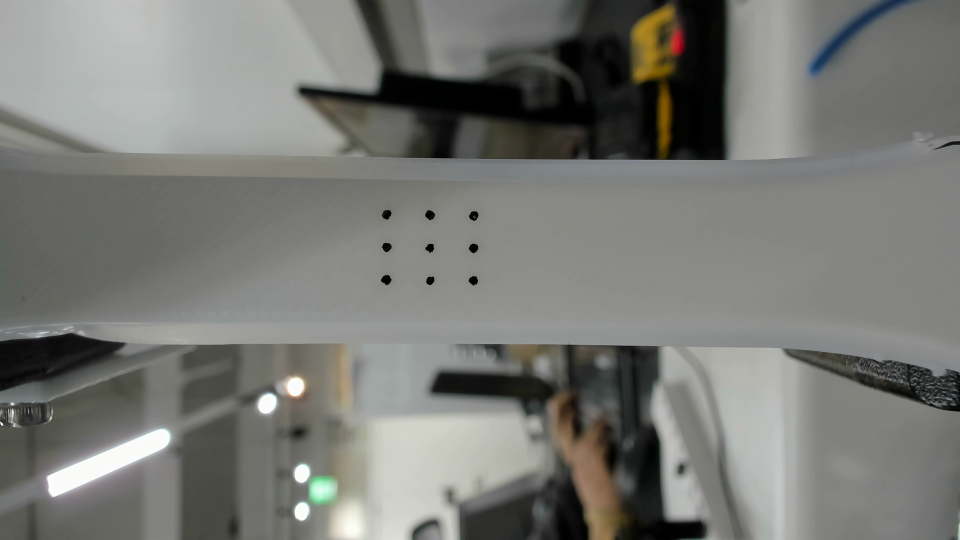
#> input picture snu_idim_strain/frame/calibimg_0.png, 1920 x 1080 px, given in place of first.avi, which was not available (shown at 1/2 size)
$ python calc_strain_fake.py
#> lines starting #> are read from the running program, lines starting #| are printed output that depends on the picture; after the words box and inside, x2 and y2 are one past the last pixel; in counts of white or black regions, pixels touching at a corner belong together; long printed decimals are rounded; pictures that were not available may be replaced by others from this repository, and a replacement may not be noted
import numpy as np
import cv2 as cv
import cv2 as cv2
import copy
import sys
import os
from matplotlib import pyplot as plt
import pandas as pd
import natsort
from scipy import signal


mm_per_pix = 0.08
mm_per_pix = 2 / 31.7
round_n = 6

flag = 0
initial_axial = 0
initial_perp = 0


def crop_image(image, x, w, y, h):
    return image[y:y + h, x:x + w]


def bgr2rgb(img):
    return cv.cvtColor(img, cv.COLOR_BGR2RGB)

def displayplt(img):
    plt.imshow(bgr2rgb(img))
    plt.show()

def displaygplt(img):
    plt.imshow(img, cmap='gray', vmin=0, vmax=255)
    plt.show()

# [37 lines left out: functions calculate_displacement, disp2strain, not called in this run]


def disp2strain_zero(displacement):
    return [0, 0]


# [33 lines left out: functions load_instron_data, two_pdispstrain, two_strain, not called in this run]


def area_filter(ret, labels, stats, centroids,bin):
    sizearea = stats[:, 4]
    print(sizearea)
    cont = 0
    labelspeque = []
    areamin = 400
    areamax = 2500
    for i in range(0,ret):
        if sizearea[i] > areamin and sizearea[i]<areamax:
            labelspeque.append(i)

    print(labelspeque)
    # displaygplt(bin)

    return labelspeque


def template_match(img_rgb):
    # img_rgb = cv.imread("template\\0.png")
    img_gray = cv.cvtColor(img_rgb, cv.COLOR_BGR2GRAY)

    temp_path = "template\\template_rgb.png"
    template = cv.imread(temp_path, 0)
    # gray_template = cv.cvtColor(template,cv.COLOR_BGR2GRAY)
    w, h = template.shape[::-1]

    methods = ['cv.TM_CCOEFF', 'cv.TM_CCOEFF_NORMED', 'cv.TM_CCORR',
                'cv.TM_CCORR_NORMED', 'cv.TM_SQDIFF', 'cv.TM_SQDIFF_NORMED']

    img = img_gray.copy()
    method = eval(methods[1])


    # Apply template Matching
    res = cv.matchTemplate(img,template,method)
    min_val, max_val, min_loc, max_loc = cv.minMaxLoc(res)
    # If the method is TM_SQDIFF or TM_SQDIFF_NORMED, take minimum
    if method in [cv.TM_SQDIFF, cv.TM_SQDIFF_NORMED]:
        top_left = min_loc
    else:
        top_left = max_loc

    bottom_right = (top_left[0] + w, top_left[1] + h)
    center_point = [(bottom_right[0]+top_left[0])/2,(bottom_right[1]+top_left[1])/2]
    cv.rectangle(img,top_left, bottom_right, 255, 2)
    # plt.imshow(img,cmap = 'gray')
    # plt.title('Detected Point'), plt.xticks([]), plt.yticks([])
    # plt.show()
    return center_point

def label_img(centroid):
    cx0 = centroid[0][0];
    cy0 = centroid[0][1];
    cx1 = centroid[1][0];
    cy1 = centroid[1][1];
    cx2 = centroid[2][0];
    cy2 = centroid[2][1];
    cx3 = centroid[3][0];
    cy3 = centroid[3][1];
    cx4 = centroid[4][0];
    cy4 = centroid[4][1];
    cx5 = centroid[5][0];
    cy5 = centroid[5][1];
    cx6 = centroid[6][0];
    cy6 = centroid[6][1];
    cx7 = centroid[7][0];
    cy7 = centroid[7][1];
    cx8 = centroid[8][0];
    cy8 = centroid[8][1];

    cent_tuple1 = [(cx0, cy0, cx0 + cy0), (cx1, cy1, cx1 + cy1), (cx2, cy2, cx2 + cy2)]
    cent_tuple2 = [(cx3, cy3, cx3 + cy3), (cx4, cy4, cx4 + cy4), (cx5, cy5, cx5 + cy5)]
    cent_tuple3 = [(cx6, cy6, cx6 + cy6), (cx7, cy7, cx7 + cy7), (cx8, cy8, cx8 + cy8)]

    cent1_sort = sorted(cent_tuple1, key=lambda entry1: entry1[2])
    cent2_sort = sorted(cent_tuple2, key=lambda entry2: entry2[2])
    cent3_sort = sorted(cent_tuple3, key=lambda entry3: entry3[2])

    print(cent1_sort[0][0])
    labeled = \
        [[cent1_sort[0][0], cent1_sort[0][1]],  # o    o    o          |    centroid[0]  centroid[3]   centroid[6]
         [cent1_sort[1][0], cent1_sort[1][1]],  # o    o    o          |    centroid[1]  centroid[4]   centroid[7]
         [cent1_sort[2][0], cent1_sort[2][1]],  # o    o    o          |    centroid[2]  centroid[5]   centroid[8]
         [cent2_sort[0][0], cent2_sort[0][1]],
         [cent2_sort[1][0], cent2_sort[1][1]],
         [cent2_sort[2][0], cent2_sort[2][1]],
         [cent3_sort[0][0], cent3_sort[0][1]],
         [cent3_sort[1][0], cent3_sort[1][1]],
         [cent3_sort[2][0], cent3_sort[2][1]]]

    return labeled


# [20 lines left out: function resample_by_interpolation, not called in this run]


def calibrate_camera(img):
    data = np.load('calib.npz')
    h, w = img.shape[:2]
    mtx = data["mtx"]
    dist = data["dist"]
    rvecs = data["rvecs"]
    tvecs = data["tvecs"]
    newcameraMtx, roi = cv2.getOptimalNewCameraMatrix(mtx, dist, (w, h), 1, (w, h))

    dst = cv2.undistort(img, mtx, dist, None, newcameraMtx)

    x1, y1, w1, h1 = roi
    dst = dst[y1:y1 + h1, x1:x1 + w1]
    return dst

##TODO:
## set TEST Number and calculate
## Cut frame is for pre-cut. do and find as experiment
## Final frame is for post-cut. Manually set
TEST_NUMBER =5
cut_frame = 0 #test1: 44        #test2:100      #test3:117 # test5: 55
final_frame = 50 #test1: 270      #test2: 329   #test3:350   #test5:550
TEST_NUMBER_=TEST_NUMBER


if __name__ == "__main__":
    #TODO: #File path 명시할 것 앞선 1,2 에서 설정한 file 을 설정할 것
    rst_img_dir =  "/home/kimyun/catkin_ws/src/SNU_SmartLAB/snu_idim_strainCam/result/" + "first/first.avi" #str(subject_name) + "/" + str(TEST_NUMBER) +".avi"
    cap = cv2.VideoCapture(rst_img_dir)
    total_frames = int(cap.get(cv2.CAP_PROP_FRAME_COUNT))
    fps = cap.get(cv2.CAP_PROP_FPS)
    print("video information  total_frames ==" +str(total_frames))

    frame_count = 0
    disp_slist = []
    displist = []
    strain_list = []

    while (cap.isOpened()):
        #앞서 영상속 필요없는 부분 삭제 코드
        if frame_count<cut_frame:
            ret, frame = cap.read()
            frame_count+=1
            continue
        # 마지막 frame 도달시 나갈 것
        if frame_count==final_frame:
            break
        print("read frame at",frame_count)
        ret, frame_ = cap.read()
#> frame_ is the input picture: shape (1080, 1920, 3); mean B, G, R 117.1, 121, 120.5

        #TODO: 이전에 체크보드를 통해 작성한 카메라 calibratiion matrix 이용 자르기
        frame = calibrate_camera(frame_)
#> (reads snu_idim_strain/calib.npz from the repository)
#> in calibrate_camera, `dst = dst[y1:y1 + h1, x1:x1 + w1]`:
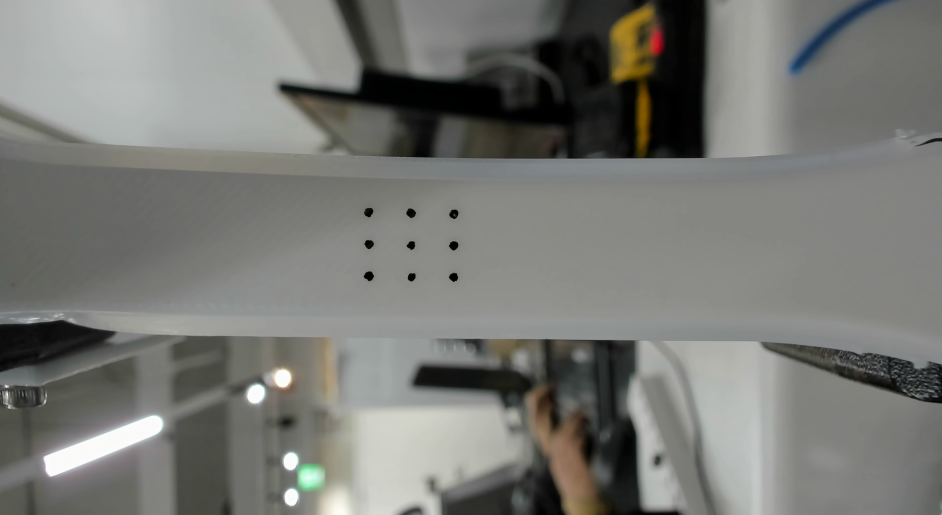
#> dst: shape (1030, 1883, 3) (shown at 1/2 size); mean B, G, R 117.2, 121.1, 120.5
        # displayplt(frame)
        img = cv2.rotate(frame, cv2.cv2.ROTATE_90_CLOCKWISE) #카메라 설정에 따라 변경할 것

        #TODO: 관심있는 프레임 시작시 시작해서 기존에 작성한 template에 맞춰서 ROI(Region of interest)를 구함
        if frame_count==cut_frame:
            center_x, center_y = template_match(img)
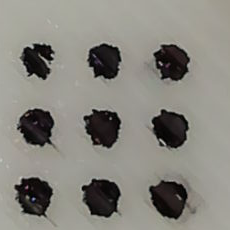
#> input picture snu_idim_strain/template/template_rgb.png, 230 x 230 px, found by its file name
#> in template_match, `res = cv.matchTemplate(img,template,method)`:
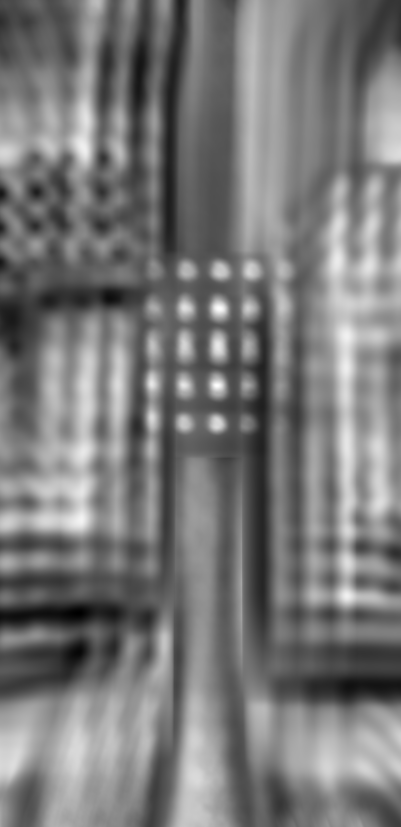
#> res: shape (1654, 801) float32 (shown at 1/2 size); min -0.31, max 0.334, mean -0.0045; drawn with min black and max white
#> in template_match, `min_val, max_val, min_loc, max_loc = cv.minMaxLoc(res)`: min_val = -0.31; max_val = 0.334; min_loc = (158, 1226); max_loc = (433, 771)
#> in template_match, `bottom_right = (top_left[0] + w, top_left[1] + h)`: bottom_right = (663, 1001)
#> in template_match, `center_point = [(bottom_right[0]+top_left[0])/2,(bottom_right[1]+top_l..`: center_point = [548, 886]
#> in template_match, `cv.rectangle(img,top_left, bottom_right, 255, 2)`:
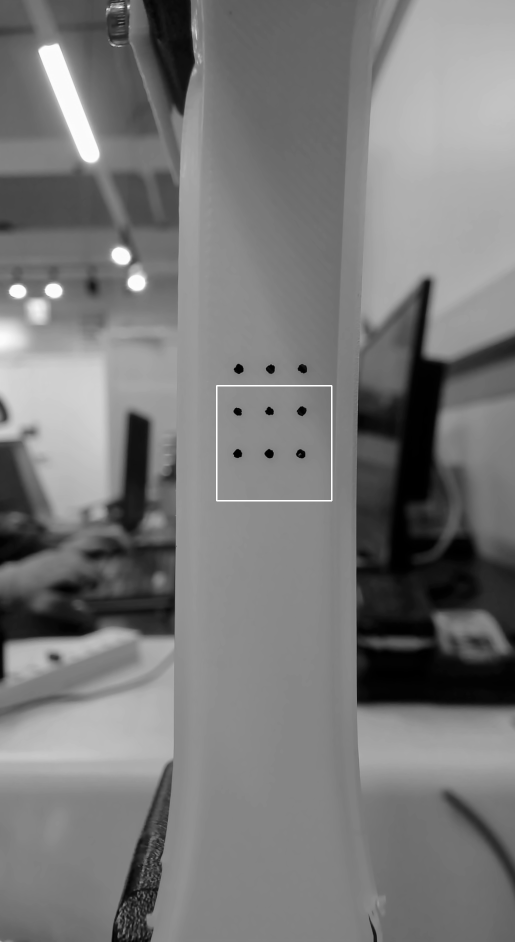
#> img: shape (1883, 1030) (shown at 1/2 size); min 0, max 255, mean 120.8
#> center_x = 548; center_y = 886
            w = 350;  h = 350; # 경험적으로 구함
            x = int(center_x-w/2); y = int(center_y-h/2)
#> after `x = int(center_x - w / 2)`: x = 373
#> after `y = int(center_y - h / 2)`: y = 711

        iterdilate = 1
        c_img = crop_image(img, x, w, y, h)
        # displayplt(c_img)
        # gray = cv2.cvtColor(c_img, cv2.COLOR_BGR2GRAY)
        #TODO: Filter out noise(이부분에서 iteration 수를 조정할 것)
        kernel = cv.getStructuringElement(cv.MORPH_ELLIPSE, (4, 4))
        img_mask = cv.morphologyEx(c_img, cv.MORPH_DILATE, kernel, iterations=1) #for test10 it is 1 else 2
        img_mask = cv.morphologyEx(img_mask, cv.MORPH_ERODE, kernel, iterations=2)
        img_mask = cv.morphologyEx(img_mask, cv.MORPH_DILATE, kernel, iterations=2)
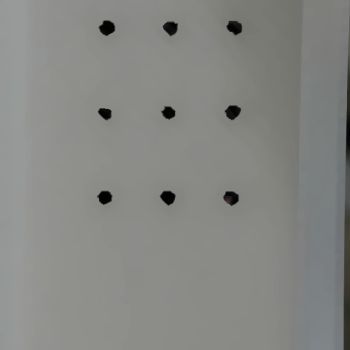
#> img_mask: shape (350, 350, 3); mean B, G, R 131.9, 134.8, 134
        # displayplt(c_img)


        gray = cv2.cvtColor(img_mask, cv2.COLOR_BGR2GRAY)

        # [4 lines of commented-out code are left out]
        ret, bin = cv.threshold(gray, 80, 255, cv.THRESH_BINARY_INV) #TODO: 이부분에서 threshold 값들은 실험 초반에서 찾기
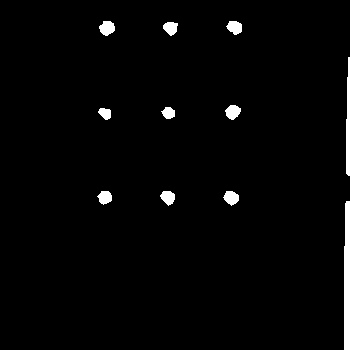
#> bin: shape (350, 350); 2.1% white; 11 white regions, largest, box (x1, y1, x2, y2) and area: (344, 201, 350, 350) 847, (346, 57, 350, 176) 391, (99, 21, 115, 36) 176

        # displaygplt(bin)
        cv2.imshow("bin",bin)
        cv2.waitKey(1)

        #서로 붙어 있는 요소들을 찾고 하나의 객체로 묶음
        nlabels, labels, stats, centroids = cv.connectedComponentsWithStats(bin,connectivity=4)
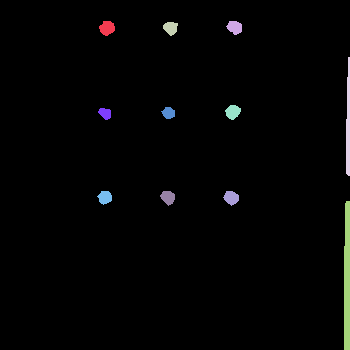
#> labels: shape (350, 350) int32; 12 distinct labels, from 0 to 11; one colour per label, 0 black
#> nlabels = 12; stats = [[0, 0, 350, 350, 119900], [99, 21, 16, 15, 176], [226, 21, 16, 14, 162], [163, 22, 15, 14, 150], [346, 57, 4, 119, 391], [225, 105, 16, 15, 168], [161, 107, 14, 12, 122], [98, 108, 13, 12, 113], [97, 191, 15, 14, 150], [160, 191, 15, 15, 156], [223, 191, 16, 15, 165], [344, 201, 6, 149, 847]]; centroids = [[172.8, 174.7], [106.7, 27.62], [234.3, 26.93], [170.3, 27.57], [347.8, 122.6], [232.5, 111.5], [168.2, 112.5], [104.8, 112.9], [104.6, 197], [167.6, 197], [230.9, 197.3], [346.6, 277.9]]

        #TODO: 각 객체들이 묶이고 나서 갯수가 부족한지 많은지 확인하여 조치하는 방법
        # 총 9개의 점이 나와야하는데 위 cv 함수의경우 0번을 제외한 1번부터 봐야하므로 nlabels 개수가 10개 이상
        centroid_ = []
        if nlabels >10: #
            print("filter is used")
            correct_idx = area_filter(nlabels, labels, stats, centroids,bin)
#> in area_filter, `sizearea = stats[:, 4]`: sizearea = [119900, 176, 162, 150, 391, 168, 122, 113, 150, 156, 165, 847]
#| [119900    176    162    150    391    168    122    113    150    156
#|     165    847]
#> after the loop in area_filter, `for i in range(0,ret):`: labelspeque = [11]
#| [11]
#> correct_idx = [11]
            print("correct_dix is", correct_idx)
#| correct_dix is [11]
            print("the area non sorted is",stats[:, 4])
#| the area non sorted is [119900    176    162    150    391    168    122    113    150    156
#|     165    847]
            for it in range(0,len(correct_idx)):
                centroid_.append(centroids[correct_idx[it]])
#> this loop made 1 pass
#> after the loop, centroid_ = [[346.6, 277.9]]
            print("centroid sorted~!!!!!!,centroid",centroid_)
#| centroid sorted~!!!!!!,centroid [array([346.636, 277.936])]

        elif nlabels ==10:
            centroid_ = centroids[1:10]
        else:
            print("/////////////////////////////////////")
            print("value error labels less than 10")
            print("/////////////////////////////////////")
            break

        print(frame_count)

        centroid__ = sorted(centroid_, key=lambda a_entry: a_entry[0])
#> centroid__ = [[346.6, 277.9]]
        print("before sorting", centroid__)
#| before sorting [array([346.636, 277.936])]
        #TODO: 9개의 점들을 sorting을해서 각자의 위치에 맞는 번호를 매기는 과정 자세한 번호는 위 function을 직접 보면 그림 그려놨음
        centroid = label_img(centroid__)
#> in label_img, `cx0 = centroid[0][0];`: cx0 = 346.6
#> in label_img, `cy0 = centroid[0][1];`: cy0 = 277.9
#> (the run stopped early here; a loop or call above may not have finished)
